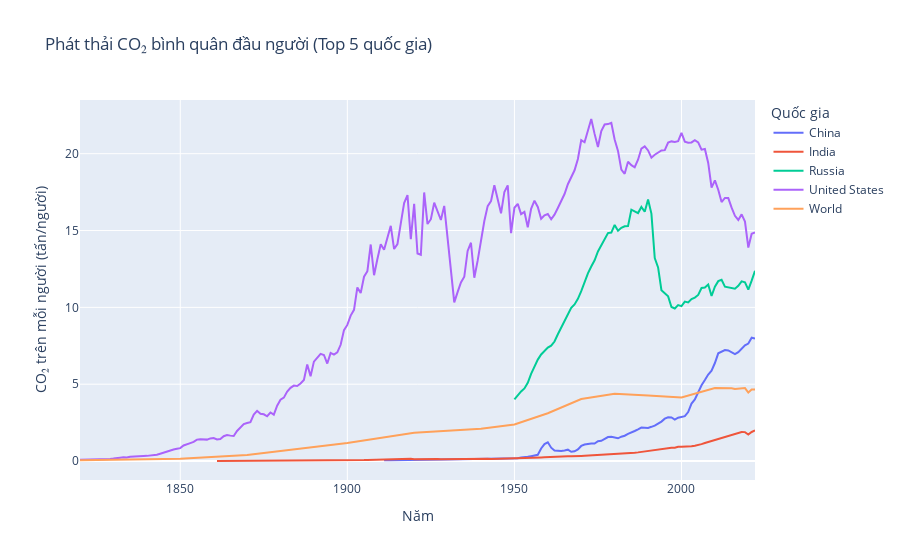

The cell this chart's notebook holds for it:
### Code cell
top_countries = df.groupby("country")["co2"].max().nlargest(5).index

fig1 = px.line(
    df[df["country"].isin(top_countries)],
    x="year",
    y="co2_per_capita",
    color="country",
    title="Phát thải CO₂ bình quân đầu người (Top 5 quốc gia)",
    labels={
        "year": "Năm",
        "co2_per_capita": "CO₂ trên mỗi người (tấn/người)",
        "country": "Quốc gia"
    }
)
fig1.show()

### Figure 1 — Plotly figure (JSON) as saved in the notebook; plotly's stock layout.template omitted (floating-point values rounded to 4 significant figures; data arrays with more than 128 entries replaced by an {"elided": "..."} marker saying what was removed)
{"data": [{"hovertemplate": "Quốc gia=China<br>Năm=%{x}<br>CO₂ trên mỗi người (tấn/người)=%{y}<extra></extra>", "legendgroup": "China", "line": {"color": "#636efa", "dash": "solid"}, "marker": {"symbol": "circle"}, "mode": "lines", "name": "China", "orientation": "v", "showlegend": true, "type": "scatter", "x": [1911, 1913, 1929, 1930, 1931, 1932, 1933, 1934, 1935, 1936, 1937, 1938, 1950, 1951, 1952, 1953, 1954, 1955, 1956, 1957, 1958, 1959, 1960, 1961, 1962, 1963, 1964, 1965, 1966, 1967, 1968, 1969, 1970, 1971, 1972, 1973, 1974, 1975, 1976, 1977, 1978, 1979, 1980, 1981, 1982, 1983, 1984, 1985, 1986, 1987, 1988, 1989, 1990, 1991, 1992, 1993, 1994, 1995, 1996, 1997, 1998, 1999, 2000, 2001, 2002, 2003, 2004, 2005, 2006, 2007, 2008, 2009, 2010, 2011, 2012, 2013, 2014, 2015, 2016, 2017, 2018, 2019, 2020, 2021, 2022], "xaxis": "x", "y": [0.058, 0.056, 0.1, 0.103, 0.107, 0.103, 0.11, 0.126, 0.146, 0.151, 0.141, 0.121, 0.145, 0.184, 0.226, 0.232, 0.273, 0.316, 0.35, 0.406, 0.814, 1.103, 1.22, 0.87, 0.691, 0.667, 0.654, 0.692, 0.74, 0.605, 0.634, 0.758, 0.981, 1.077, 1.122, 1.142, 1.142, 1.292, 1.318, 1.421, 1.561, 1.574, 1.52, 1.48, 1.585, 1.646, 1.767, 1.885, 1.953, 2.06, 2.175, 2.173, 2.154, 2.226, 2.305, 2.44, 2.567, 2.755, 2.851, 2.833, 2.69, 2.823, 2.874, 2.916, 3.188, 3.74, 4.007, 4.49, 4.927, 5.267, 5.624, 5.878, 6.378, 7.008, 7.141, 7.22, 7.198, 7.065, 6.953, 7.085, 7.282, 7.526, 7.647, 8.026, 7.964], "yaxis": "y"}, {"hovertemplate": "Quốc gia=India<br>Năm=%{x}<br>CO₂ trên mỗi người (tấn/người)=%{y}<extra></extra>", "legendgroup": "India", "line": {"color": "#EF553B", "dash": "solid"}, "marker": {"symbol": "circle"}, "mode": "lines", "name": "India", "orientation": "v", "showlegend": true, "type": "scatter", "x": {"elided": "140 int values"}, "xaxis": "x", "y": {"elided": "140 float values"}, "yaxis": "y"}, {"hovertemplate": "Quốc gia=Russia<br>Năm=%{x}<br>CO₂ trên mỗi người (tấn/người)=%{y}<extra></extra>", "legendgroup": "Russia", "line": {"color": "#00cc96", "dash": "solid"}, "marker": {"symbol": "circle"}, "mode": "lines", "name": "Russia", "orientation": "v", "showlegend": true, "type": "scatter", "x": [1950, 1951, 1952, 1953, 1954, 1955, 1956, 1957, 1958, 1959, 1960, 1961, 1962, 1963, 1964, 1965, 1966, 1967, 1968, 1969, 1970, 1971, 1972, 1973, 1974, 1975, 1976, 1977, 1978, 1979, 1980, 1981, 1982, 1983, 1984, 1985, 1986, 1987, 1988, 1989, 1990, 1991, 1992, 1993, 1994, 1995, 1996, 1997, 1998, 1999, 2000, 2001, 2002, 2003, 2004, 2005, 2006, 2007, 2008, 2009, 2010, 2011, 2012, 2013, 2014, 2015, 2016, 2017, 2018, 2019, 2020, 2021, 2022], "xaxis": "x", "y": [4.014, 4.29, 4.53, 4.725, 5.085, 5.677, 6.128, 6.6, 6.932, 7.183, 7.377, 7.503, 7.778, 8.252, 8.694, 9.149, 9.594, 9.969, 10.19, 10.56, 11.05, 11.67, 12.21, 12.66, 13.06, 13.64, 14.06, 14.44, 14.83, 14.87, 15.37, 14.99, 15.18, 15.27, 15.29, 16.36, 16.22, 16.13, 16.54, 16.22, 17.02, 16.1, 13.21, 12.6, 11.12, 10.92, 10.72, 10.03, 9.925, 10.15, 10.08, 10.37, 10.32, 10.54, 10.63, 10.81, 11.26, 11.29, 11.49, 10.74, 11.34, 11.7, 11.79, 11.34, 11.32, 11.28, 11.21, 11.4, 11.7, 11.64, 11.16, 11.74, 12.38], "yaxis": "y"}, {"hovertemplate": "Quốc gia=United States<br>Năm=%{x}<br>CO₂ trên mỗi người (tấn/người)=%{y}<extra></extra>", "legendgroup": "United States", "line": {"color": "#ab63fa", "dash": "solid"}, "marker": {"symbol": "circle"}, "mode": "lines", "name": "United States", "orientation": "v", "showlegend": true, "type": "scatter", "x": {"elided": "203 int values"}, "xaxis": "x", "y": {"elided": "203 float values"}, "yaxis": "y"}, {"hovertemplate": "Quốc gia=World<br>Năm=%{x}<br>CO₂ trên mỗi người (tấn/người)=%{y}<extra></extra>", "legendgroup": "World", "line": {"color": "#FFA15A", "dash": "solid"}, "marker": {"symbol": "circle"}, "mode": "lines", "name": "World", "orientation": "v", "showlegend": true, "type": "scatter", "x": [1820, 1850, 1870, 1900, 1920, 1940, 1950, 1960, 1970, 1980, 1990, 2000, 2010, 2015, 2016, 2017, 2018, 2019, 2020, 2021, 2022], "xaxis": "x", "y": [0.048, 0.153, 0.398, 1.174, 1.835, 2.098, 2.379, 3.113, 4.033, 4.382, 4.266, 4.133, 4.75, 4.739, 4.686, 4.707, 4.752, 4.75, 4.454, 4.65, 4.649], "yaxis": "y"}], "layout": {"legend": {"title": {"text": "Quốc gia"}, "tracegroupgap": 0}, "title": {"text": "Phát thải CO₂ bình quân đầu người (Top 5 quốc gia)"}, "xaxis": {"anchor": "y", "domain": [0, 1], "title": {"text": "Năm"}}, "yaxis": {"anchor": "x", "domain": [0, 1], "title": {"text": "CO₂ trên mỗi người (tấn/người)"}}}}
